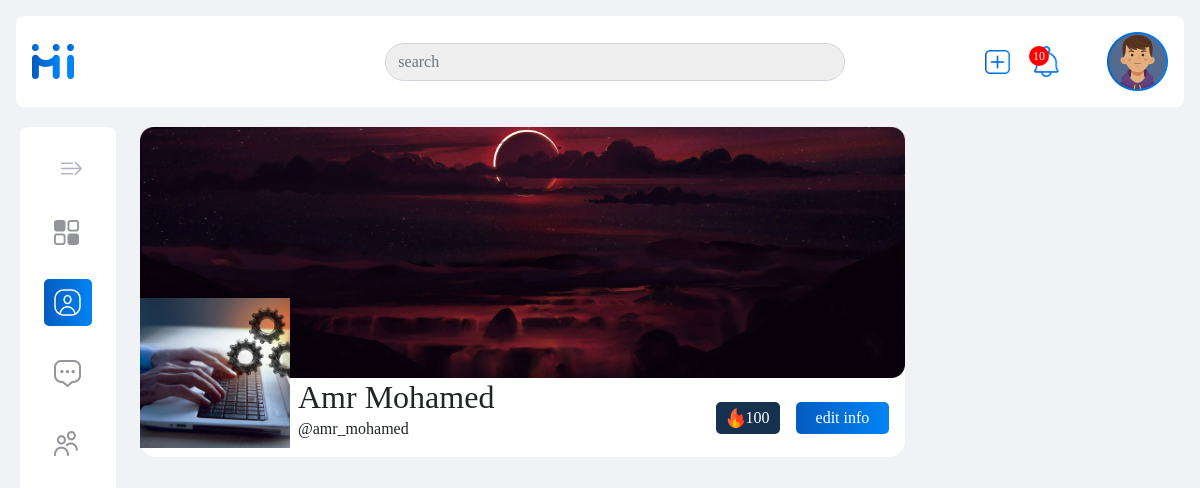
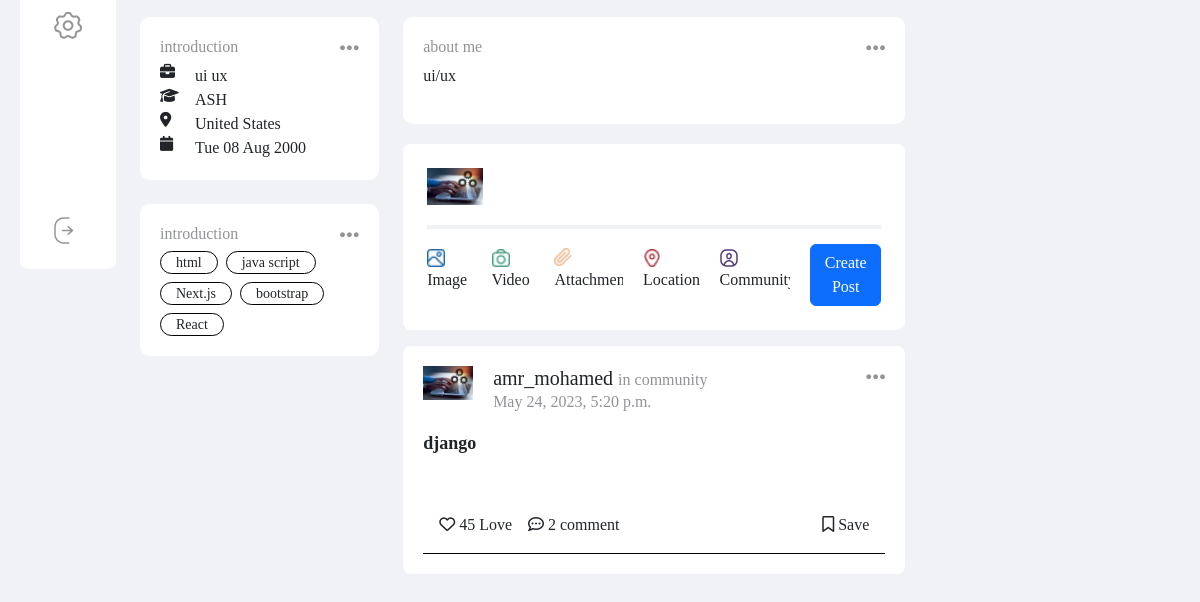
The page /accounts/userprofile/1/ (signed in) on the database as committed earlier (2 pictures, top to bottom).
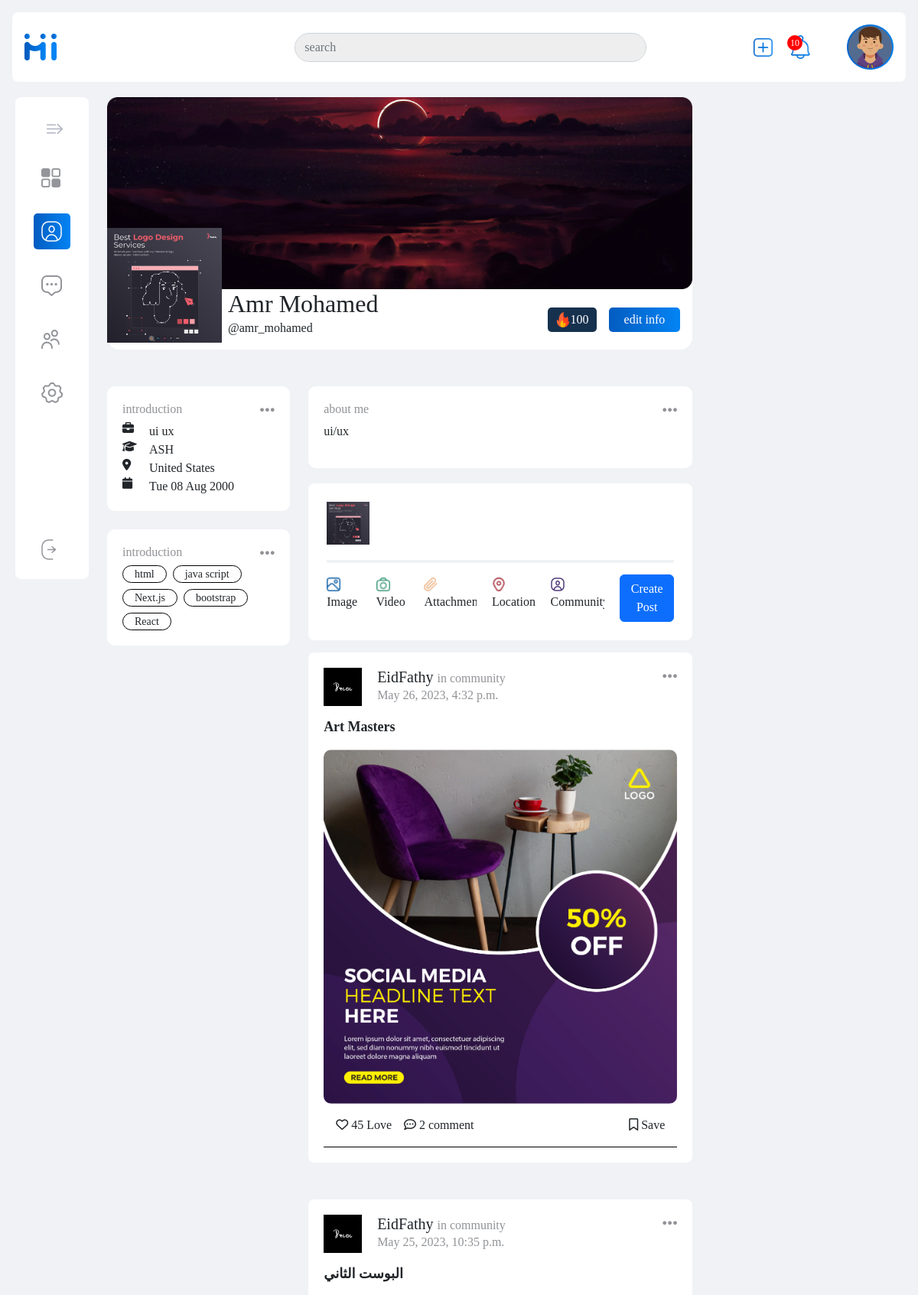
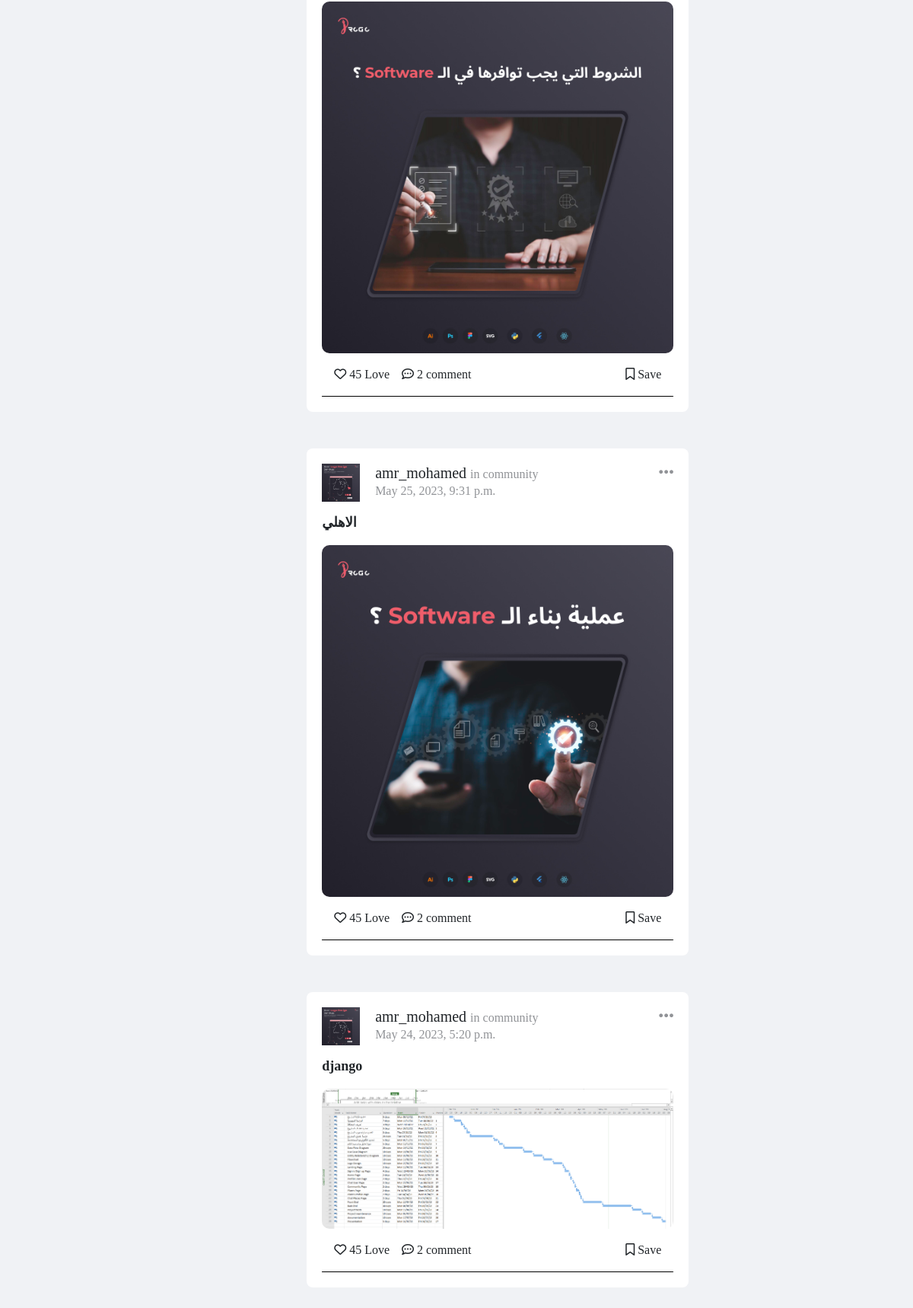
The same page on the database as committed later (2 pictures, top to bottom).
### accounts/models.py (models this page shows, shortened)
class UserProfile(models.Model):
    user = models.ForeignKey(User, on_delete=models.CASCADE, null=True, blank=True)
    image = models.ImageField(upload_to=image_user, null=True)
    phone_number = models.CharField(max_length=15,)
    birth_day = models.DateField(auto_now_add=False, null=True)
    type = models.CharField(max_length=7, choices=GENDER_CHOICES)
    address = models.CharField(max_length = 50, blank = True, null = True)
    country = models.CharField(max_length=15,)
    area = models.CharField(max_length=10,)
    education = models.CharField(max_length=30,)
    job_tite = models.CharField(max_length=15,)
    about_me = models.TextField(max_length=1000, null=True,)
    published_at = models.DateTimeField(auto_now=True)
    interest = models.ManyToManyField(Interest, related_name='interests')
    def __str__(self) -> str:
        return self.user.username if self.user else 'No User'

class User(AbstractUser):
    role = models.CharField(max_length=20, null=True, choices=CHOICES_ROLE)
    username = models.CharField(max_length=30, unique=True)
    first_name = models.CharField(max_length=30, unique=False)
    last_name = models.CharField(max_length=30, unique=False)
    email = models.EmailField(_('email address'), max_length=254, unique=True, null=True, blank=True)
    class Meta(AbstractUser.Meta):
        swappable = 'AUTH_USER_MODEL'

### posts/models.py (models this page shows, shortened)
class Post(models.Model):
    creater = models.ForeignKey(UserProfile, on_delete=models.CASCADE, related_name="createdpost")
    description = models.CharField(max_length=500)
    image = models.ImageField(upload_to=image_post_user)
    created_at = models.DateTimeField(default=datetime.now)
    tags = models.CharField(max_length=100, blank=True)

### accounts/views.py (the view)
# urls.py: path('userprofile/<int:profile_id>/', user_profile, name='userprofile'),
@login_required
def user_profile(request, profile_id):
    profile = get_object_or_404(UserProfile, id=profile_id, user=request.user)
    post_user_list = Post.objects.all()
    context = {'profile':profile, 'posts':post_user_list} # tempate name
    return render(request, 'profile_user.html', context)

### accounts/templates/profile_user.html (shortened to what the changed rows need)
{% load static %}
<!DOCTYPE html>
<html lang="en">
<head>
    <link rel="stylesheet" href="{% static 'css/bootstrap.min.css' %}">
    <link rel="stylesheet" href="https://cdnjs.cloudflare.com/ajax/libs/font-awesome/6.4.0/css/all.min.css"
 />
    <link rel="stylesheet" href="{% static 'css/style.css' %}">
</head>
<body>
    <section class="profile home p-2">
        <div class="container-fluid">
            <div class="row flex-nowrap">
                <div class="col-md-8">
                    <div class="profileUser bg-white rounded-4">
                        <div class="UserInfo d-flex justify-content-between align-items-center">
                            <div class="details d-flex align-items-center">
                                <div class="img">
                                    <img src="{{ profile.image.url }}" alt="profile">
                                </div>
                                <div class="name">
                                    <h2>{{user.first_name}} {{user.last_name}}</h2>
                                </div>
                            </div>
                        </div>
                    </div>
                    <div class="InfoProfile mt-5">
                        <div class="row justify-content-between">
                            <div class="col-md-4 ">
                                <div class="left">
                                    <div class="introduction bg-white">
                                        <div class="introHead d-flex justify-content-between">
                                            <h2>introduction</h2>
                                        </div>
                                        <ul>
                                            <li>
                                                <i class="fa-solid fa-briefcase"></i>
                                                {{ profile.job_tite }}
                                            </li>
                                            <li>
                                                <i class="fa-solid fa-graduation-cap"></i>
                                                {{ profile.education }}
                                            </li>
                                            <li>
                                                <i class="fa-solid fa-location-dot"></i>
                                                {{profile.country}}
                                            </li>
                                            <li>
                                                <i class="fa-solid fa-calendar"></i>
                                                {{profile.birth_day|date:"D d M Y"}}
                                            </li>
                                        </ul>
                                    </div>
                                    <div class="intersts bg-white mt-4">
                                        <div class="interstHead d-flex justify-content-between">
                                            <h2>introduction</h2>
                                        </div>
                                    </div>
                                </div>
                            </div>
                            <div class="col-md-8">
                                <div class="middle">
                                    <div class="about">
                                        <div class="aboutHead d-flex justify-content-between">
                                            <h2>about me</h2>
                                            <div class="options">
                                            </div>
                                        </div>
                                        <p>{{profile.about_me}}</p>
                                    </div>
                                    <form method="post" actions= "" class="createPost bg-white rounded-3 p-4 mb-3" enctype="multipart/form-data" role="form">
                                        <div class="head d-flex gap-3">
                                            <div class="img"><img src="{{ profile.image.url }}" alt="user photo"
                                                    class="img-fluid"></div>
                                        </div>
                                    </form>
                                    <div class="posts_wrapper">
                                        {% for post in posts reversed  %}
                                        <div class="post bg-white rounded-3 mb-5">
                                            <div class="headPost d-flex justify-content-between">
                                                <div class="info d-flex">
                                                    <div class="img"><img src="{{ post.creater.image.url }}" alt=""
                                                            class="img-fluid">
                                                    </div>
                                                    <div class="details">
                                                        <h2>{{post.creater}} <span>in community</span></h2>
                                                        <p>{{post.created_at}}</p>
                                                    </div>
                                                </div>
                                                <div class="options">
                                                    <i class="fa-solid fa-ellipsis" id="PostOptionBTN"></i>
                                                </div>
                                            </div>
                                            <div class="captionPost">
                                                <p>{{post.description}}</p>
                                            </div>
                                            <div class="mediaPost">
                                                <img src="{{ post.image.url }}" alt="" class="img-fluid">
                                            </div>
                                            <div class="actionPost m-3 d-flex justify-content-between">
                                                <div class="reaction">
                                                    <ul class=" d-flex gap-3">
                                                        <li class="love" id="lovePostParent"><i id="lovePost"
                                                                class="fa-regular fa-heart"></i>
                                                            <span>45</span> Love
                                                        </li>
                                                        <li class="comment" id="commentPostParent"><i
                                                                class="fa-regular fa-comment-dots"></i> <span>2</span>
                                                            comment</li>
                                                    </ul>
                                                </div>
                                                <div class="save" id="savePostParent"><i id="savePost"
                                                        class="fa-regular fa-bookmark"></i> Save</div>
                                            </div>
                                            <div class="commentSection" id="commentSection">
                                            </div>
                                        </div>
                                        {% endfor %}
                                    </div>
                                </div>
                            </div>
                        </div>
                    </div>
                </div>
            </div>
        </div>
    </section>
</body>
</html>

Rows that differ between the two databases and show on the page:
changed UserProfile "ui ux": image: a different picture
added Post: creater.image (picture), creater "EidFathy", created_at "May 26, 2023, 4:32 p.m.", description "Art Masters", image (picture)
added Post: creater.image (picture), creater "EidFathy", created_at "May 25, 2023, 10:35 p.m.", description "البوست الثاني", image (picture)
added Post: creater.image (picture), creater "amr_mohamed", created_at "May 25, 2023, 9:31 p.m.", description "الاهلي", image (placeholder picture)
changed Post "django": creater.image: a different picture; image: picture added
